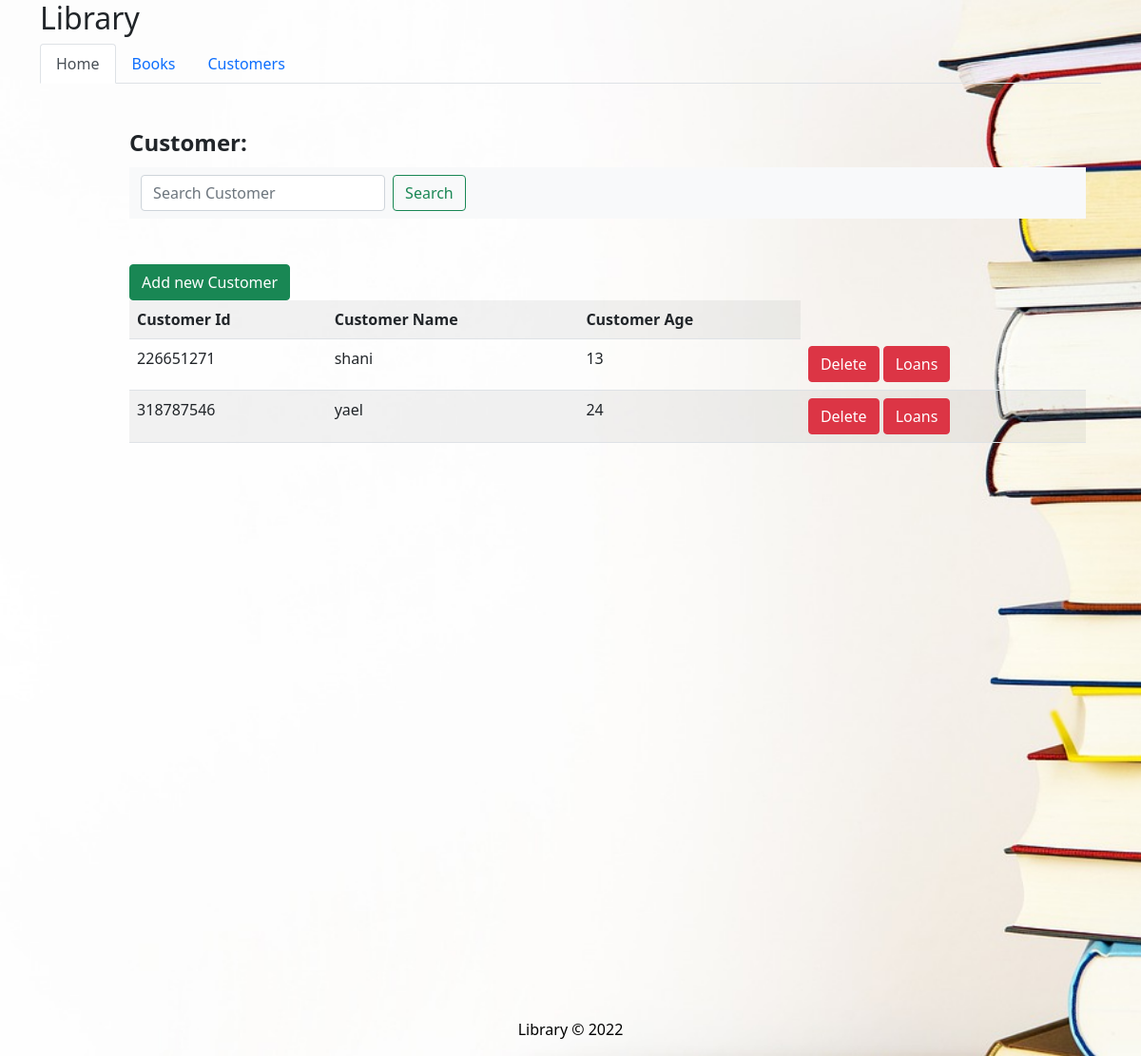
Page /customers/CUSTOMERS/Customers on the committed database.
### tables this page shows
CREATE TABLE Customers 
           (Id INTEGER PRIMARY KEY, Name text,  Age INTEGER);

### tools/Customers.py (the view)
@customers.route("/CUSTOMERS/Customers", methods=['GET', 'POST'])
def Customers():
    Query = "SELECT * FROM Customers"
    cur.execute(Query)
    Customers = cur.fetchall()
    return render_template("/CUSTOMERS/Customers.html", Customers = Customers)

### templates/CUSTOMERS/Customers.html (shortened to what this page needs)
{%extends 'layout.html'%}
{%block content%}
<div style="padding-top: 20px;">
    <legend> <b>Customer:</b></legend><br />
    <nav class="navbar navbar-light bg-light">
        <div class="container-fluid">
            <form class="d-flex" action="/customers/CUSTOMERS/searchCust" method="POST">
                <input class="form-control me-2" type="search" placeholder="Search Customer" aria-label="Search" name="custName">
                <input type="submit" class="btn btn-outline-success" name="searchcust" value="Search">
            </form>
        </div>
    </nav><br /><br />
    <A class="btn btn-success" href='/customers/CUSTOMERS/addCust'>Add new Customer</a>
    <table class="table table-striped">
        <tr>
            <th>Customer Id</th>
            <th>Customer Name</th>
            <th>Customer Age</th>
        </tr>
        {%for Customer in Customers %}
        <tr>
            <td>{{Customer[0]}}</td>
            <td>{{Customer[1]}}</td>
            <td>{{Customer[2]}}</td>
            <td><A class="btn btn-danger" href='/customers/CUSTOMERS/deleteCust/{{Customer[0]}}'>Delete</a>
            <A class="btn btn-danger" href='/loans/LOANS/CustLoans/{{Customer[0]}}'>Loans</a></td>
        </tr>
        {%endfor%}
    </table>
</div>
{%endblock%}
{%block footer%}{{super()}}{%endblock%}

### rows in the picture
Customers: Id "226651271", Name "shani", Age "13"
Customers: Id "318787546", Name "yael", Age "24"
